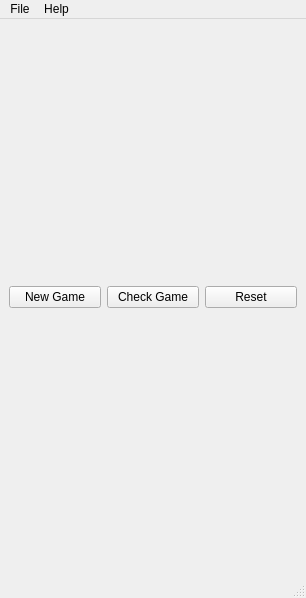
<?xml version="1.0" encoding="UTF-8"?>
<ui version="4.0">
 <class>MainWindow</class>
 <widget class="QMainWindow" name="MainWindow">
  <property name="geometry">
   <rect>
    <x>0</x>
    <y>0</y>
    <width>306</width>
    <height>598</height>
   </rect>
  </property>
  <property name="windowTitle">
   <string>MainWindow</string>
  </property>
  <widget class="QWidget" name="centralwidget">
   <layout class="QVBoxLayout" name="verticalLayout">
    <item>
     <layout class="QVBoxLayout" name="vLayout">
      <item>
       <layout class="QGridLayout" name="myGrid">
        <property name="spacing">
         <number>0</number>
        </property>
       </layout>
      </item>
      <item>
       <layout class="QHBoxLayout" name="hLayout">
        <item>
         <widget class="QPushButton" name="btn_newGame">
          <property name="text">
           <string>New Game</string>
          </property>
         </widget>
        </item>
        <item>
         <widget class="QPushButton" name="btn_checkGame">
          <property name="text">
           <string>Check Game</string>
          </property>
         </widget>
        </item>
        <item>
         <widget class="QPushButton" name="btn_reset">
          <property name="text">
           <string>Reset</string>
          </property>
         </widget>
        </item>
       </layout>
      </item>
     </layout>
    </item>
   </layout>
  </widget>
  <widget class="QMenuBar" name="menubar">
   <property name="geometry">
    <rect>
     <x>0</x>
     <y>0</y>
     <width>306</width>
     <height>22</height>
    </rect>
   </property>
   <widget class="QMenu" name="menuFile">
    <property name="title">
     <string>File</string>
    </property>
    <addaction name="mode"/>
    <addaction name="exit"/>
   </widget>
   <widget class="QMenu" name="menuHelp">
    <property name="title">
     <string>Help</string>
    </property>
    <addaction name="about"/>
   </widget>
   <addaction name="menuFile"/>
   <addaction name="menuHelp"/>
  </widget>
  <widget class="QStatusBar" name="statusbar"/>
  <action name="mode">
   <property name="text">
    <string>Dark Mode</string>
   </property>
  </action>
  <action name="about">
   <property name="text">
    <string>About</string>
   </property>
  </action>
  <action name="exit">
   <property name="text">
    <string>Exit</string>
   </property>
  </action>
 </widget>
 <resources/>
 <connections/>
</ui>
